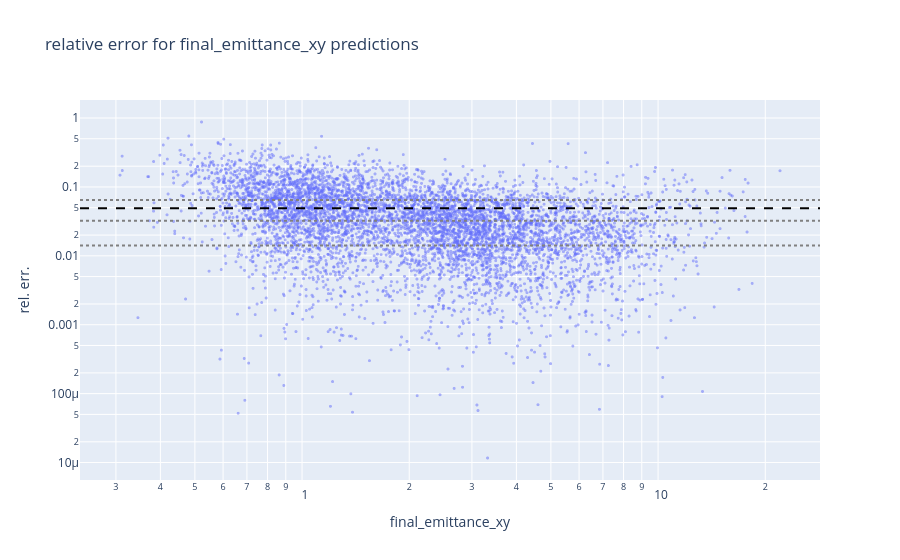
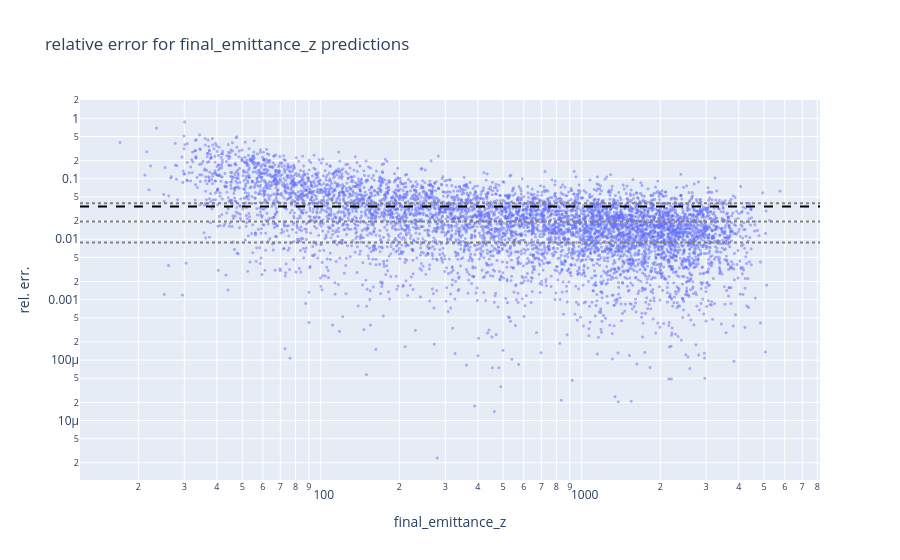
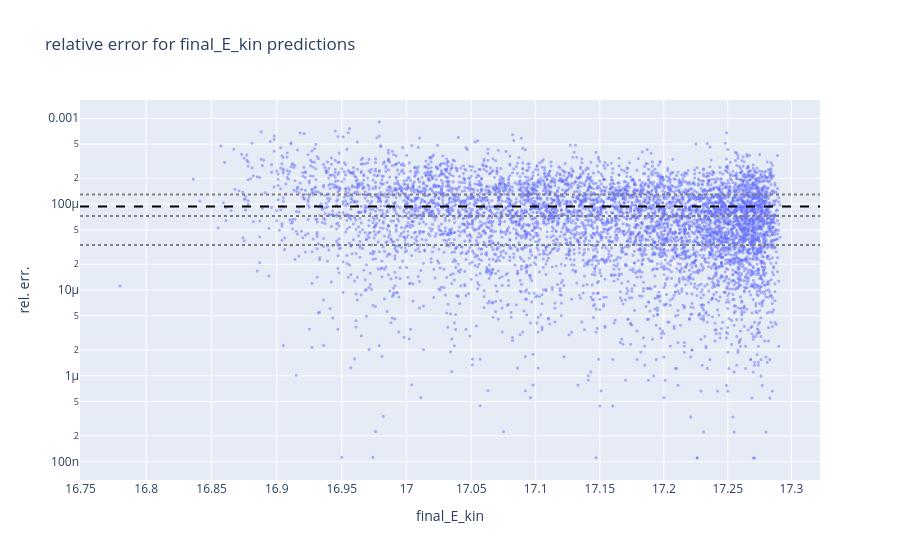
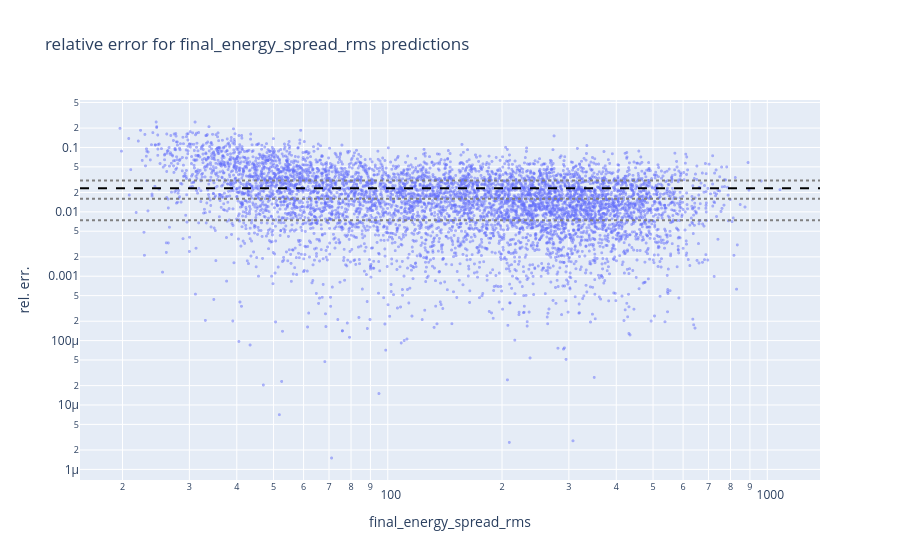

Notebook source saved alongside these figures, in order:
### Code cell
for y in y_params:
    y_rel_err = f"{y} rel. error"
    fig = px.scatter(
        results,
        x=y,
        y=y_rel_err,
        log_x=True,
        log_y=True,
        title=f"relative error for {y} predictions",
        labels={y: y, y_rel_err: "rel. err."},
    )
    fig.add_hline(
        y=results[y_rel_err].mean(),
        line_dash="dash",
        line_color="black",
        name="mean rel. err.",
    )
    for q in [0.25, 0.5, 0.75]:
        fig.add_hline(
            y=results[y_rel_err].quantile(q),
            line_dash="dot",
            line_color="gray",
            name=f"{q*100}% quantile",
        )
    fig.update_traces(marker=dict(size=3, opacity=0.5))
    fig.show()

    fig.write_image(f"{selected_version_path}/eval/rel_err_{y}.pdf")

### Figure 1 — Plotly figure (JSON) as saved in the notebook; plotly's stock layout.template omitted (floating-point values rounded to 4 significant figures; data arrays with more than 128 entries replaced by an {"elided": "..."} marker saying what was removed)
{"data": [{"hovertemplate": "final_emittance_xy=%{x}<br>rel. err.=%{y}<extra></extra>", "legendgroup": "", "marker": {"color": "#636efa", "opacity": 0.5, "size": 3, "symbol": "circle"}, "mode": "markers", "name": "", "showlegend": false, "type": "scattergl", "x": {"elided": "6150 float values"}, "xaxis": "x", "y": {"elided": "6150 float values"}, "yaxis": "y"}], "layout": {"legend": {"tracegroupgap": 0}, "shapes": [{"line": {"color": "black", "dash": "dash"}, "name": "mean rel. err.", "type": "line", "x0": 0, "x1": 1, "xref": "x domain", "y0": 0.04917, "y1": 0.04917, "yref": "y"}, {"line": {"color": "gray", "dash": "dot"}, "name": "25.0% quantile", "type": "line", "x0": 0, "x1": 1, "xref": "x domain", "y0": 0.01412, "y1": 0.01412, "yref": "y"}, {"line": {"color": "gray", "dash": "dot"}, "name": "50.0% quantile", "type": "line", "x0": 0, "x1": 1, "xref": "x domain", "y0": 0.03219, "y1": 0.03219, "yref": "y"}, {"line": {"color": "gray", "dash": "dot"}, "name": "75.0% quantile", "type": "line", "x0": 0, "x1": 1, "xref": "x domain", "y0": 0.06489, "y1": 0.06489, "yref": "y"}], "title": {"text": "relative error for final_emittance_xy predictions"}, "xaxis": {"anchor": "y", "domain": [0, 1], "title": {"text": "final_emittance_xy"}, "type": "log"}, "yaxis": {"anchor": "x", "domain": [0, 1], "title": {"text": "rel. err."}, "type": "log"}}}

### Figure 2 — Plotly figure (JSON) as saved in the notebook; plotly's stock layout.template omitted (floating-point values rounded to 4 significant figures; data arrays with more than 128 entries replaced by an {"elided": "..."} marker saying what was removed)
{"data": [{"hovertemplate": "final_emittance_z=%{x}<br>rel. err.=%{y}<extra></extra>", "legendgroup": "", "marker": {"color": "#636efa", "opacity": 0.5, "size": 3, "symbol": "circle"}, "mode": "markers", "name": "", "showlegend": false, "type": "scattergl", "x": {"elided": "6150 float values"}, "xaxis": "x", "y": {"elided": "6150 float values"}, "yaxis": "y"}], "layout": {"legend": {"tracegroupgap": 0}, "shapes": [{"line": {"color": "black", "dash": "dash"}, "name": "mean rel. err.", "type": "line", "x0": 0, "x1": 1, "xref": "x domain", "y0": 0.03487, "y1": 0.03487, "yref": "y"}, {"line": {"color": "gray", "dash": "dot"}, "name": "25.0% quantile", "type": "line", "x0": 0, "x1": 1, "xref": "x domain", "y0": 0.00879, "y1": 0.00879, "yref": "y"}, {"line": {"color": "gray", "dash": "dot"}, "name": "50.0% quantile", "type": "line", "x0": 0, "x1": 1, "xref": "x domain", "y0": 0.01956, "y1": 0.01956, "yref": "y"}, {"line": {"color": "gray", "dash": "dot"}, "name": "75.0% quantile", "type": "line", "x0": 0, "x1": 1, "xref": "x domain", "y0": 0.03926, "y1": 0.03926, "yref": "y"}], "title": {"text": "relative error for final_emittance_z predictions"}, "xaxis": {"anchor": "y", "domain": [0, 1], "title": {"text": "final_emittance_z"}, "type": "log"}, "yaxis": {"anchor": "x", "domain": [0, 1], "title": {"text": "rel. err."}, "type": "log"}}}

### Figure 3 — Plotly figure (JSON) as saved in the notebook; plotly's stock layout.template omitted (floating-point values rounded to 4 significant figures; data arrays with more than 128 entries replaced by an {"elided": "..."} marker saying what was removed)
{"data": [{"hovertemplate": "final_E_kin=%{x}<br>rel. err.=%{y}<extra></extra>", "legendgroup": "", "marker": {"color": "#636efa", "opacity": 0.5, "size": 3, "symbol": "circle"}, "mode": "markers", "name": "", "showlegend": false, "type": "scattergl", "x": {"elided": "6150 float values"}, "xaxis": "x", "y": {"elided": "6150 float values"}, "yaxis": "y"}], "layout": {"legend": {"tracegroupgap": 0}, "shapes": [{"line": {"color": "black", "dash": "dash"}, "name": "mean rel. err.", "type": "line", "x0": 0, "x1": 1, "xref": "x domain", "y0": 9.384e-05, "y1": 9.384e-05, "yref": "y"}, {"line": {"color": "gray", "dash": "dot"}, "name": "25.0% quantile", "type": "line", "x0": 0, "x1": 1, "xref": "x domain", "y0": 3.347e-05, "y1": 3.347e-05, "yref": "y"}, {"line": {"color": "gray", "dash": "dot"}, "name": "50.0% quantile", "type": "line", "x0": 0, "x1": 1, "xref": "x domain", "y0": 7.294e-05, "y1": 7.294e-05, "yref": "y"}, {"line": {"color": "gray", "dash": "dot"}, "name": "75.0% quantile", "type": "line", "x0": 0, "x1": 1, "xref": "x domain", "y0": 0.0001291, "y1": 0.0001291, "yref": "y"}], "title": {"text": "relative error for final_E_kin predictions"}, "xaxis": {"anchor": "y", "domain": [0, 1], "title": {"text": "final_E_kin"}, "type": "log"}, "yaxis": {"anchor": "x", "domain": [0, 1], "title": {"text": "rel. err."}, "type": "log"}}}

### Figure 4 — Plotly figure (JSON) as saved in the notebook; plotly's stock layout.template omitted (floating-point values rounded to 4 significant figures; data arrays with more than 128 entries replaced by an {"elided": "..."} marker saying what was removed)
{"data": [{"hovertemplate": "final_energy_spread_rms=%{x}<br>rel. err.=%{y}<extra></extra>", "legendgroup": "", "marker": {"color": "#636efa", "opacity": 0.5, "size": 3, "symbol": "circle"}, "mode": "markers", "name": "", "showlegend": false, "type": "scattergl", "x": {"elided": "6150 float values"}, "xaxis": "x", "y": {"elided": "6150 float values"}, "yaxis": "y"}], "layout": {"legend": {"tracegroupgap": 0}, "shapes": [{"line": {"color": "black", "dash": "dash"}, "name": "mean rel. err.", "type": "line", "x0": 0, "x1": 1, "xref": "x domain", "y0": 0.02335, "y1": 0.02335, "yref": "y"}, {"line": {"color": "gray", "dash": "dot"}, "name": "25.0% quantile", "type": "line", "x0": 0, "x1": 1, "xref": "x domain", "y0": 0.007393, "y1": 0.007393, "yref": "y"}, {"line": {"color": "gray", "dash": "dot"}, "name": "50.0% quantile", "type": "line", "x0": 0, "x1": 1, "xref": "x domain", "y0": 0.01601, "y1": 0.01601, "yref": "y"}, {"line": {"color": "gray", "dash": "dot"}, "name": "75.0% quantile", "type": "line", "x0": 0, "x1": 1, "xref": "x domain", "y0": 0.03055, "y1": 0.03055, "yref": "y"}], "title": {"text": "relative error for final_energy_spread_rms predictions"}, "xaxis": {"anchor": "y", "domain": [0, 1], "title": {"text": "final_energy_spread_rms"}, "type": "log"}, "yaxis": {"anchor": "x", "domain": [0, 1], "title": {"text": "rel. err."}, "type": "log"}}}
